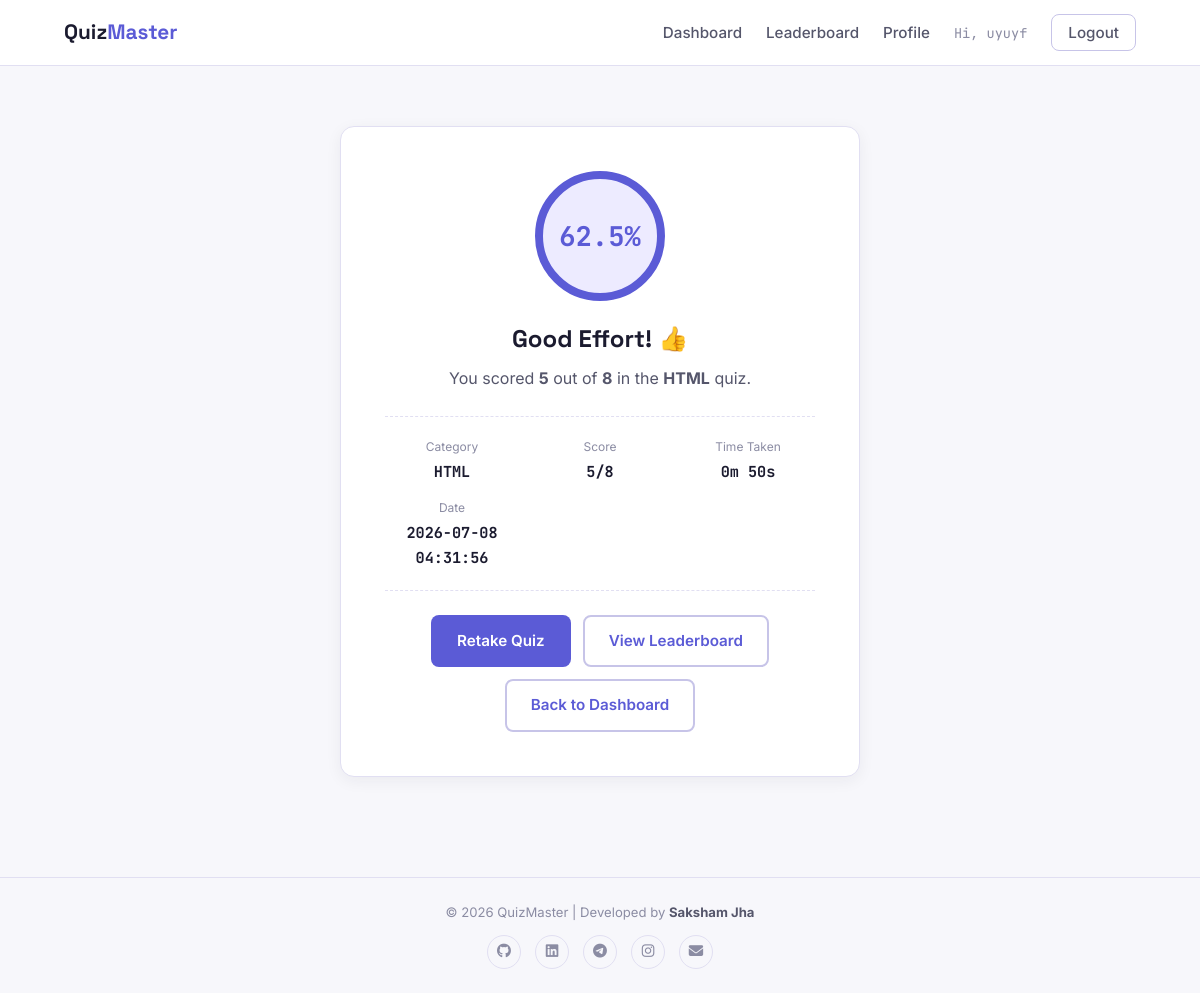
The app's page /result/1 (signed in) with its own data.
### tables this page shows
CREATE TABLE users (
            id INTEGER PRIMARY KEY AUTOINCREMENT,
            username TEXT UNIQUE NOT NULL,
            email TEXT UNIQUE NOT NULL,
            password_hash TEXT NOT NULL,
            is_admin INTEGER NOT NULL DEFAULT 0,
            created_at TEXT NOT NULL DEFAULT (datetime('now'))
        );

CREATE TABLE results (
            id INTEGER PRIMARY KEY AUTOINCREMENT,
            user_id INTEGER NOT NULL,
            category TEXT NOT NULL,
            score INTEGER NOT NULL,
            total_questions INTEGER NOT NULL,
            time_taken INTEGER NOT NULL DEFAULT 0,
            date_taken TEXT NOT NULL DEFAULT (datetime('now')),
            FOREIGN KEY (user_id) REFERENCES users (id) ON DELETE CASCADE
        );

### app.py (the view)
@app.route("/result/<int:result_id>")
@login_required
def result(result_id):
    row = models.get_result_by_id(result_id)
    if not row or row["user_id"] != session["user_id"]:
        flash("Result not found.", "error")
        return redirect(url_for("dashboard"))
    percent = round((row["score"] / row["total_questions"]) * 100, 1) if row["total_questions"] else 0
    return render_template("result.html", result=row, percent=percent)

### app.py (called while the page is built)
def login_required(view):
    @functools.wraps(view)
    def wrapped(*args, **kwargs):
        if "user_id" not in session:
            flash("Please log in to continue.", "error")
            return redirect(url_for("login"))
        return view(*args, **kwargs)
    return wrapped

def current_user():
    if "user_id" in session:
        return models.get_user_by_id(session["user_id"])
    return None

@app.context_processor
def inject_user():
    return {"logged_in_user": current_user(), "categories_list": CATEGORIES}

### database.py (called while the page is built)
def get_db_connection():
    conn = sqlite3.connect(DB_NAME)
    conn.row_factory = sqlite3.Row
    conn.execute("PRAGMA foreign_keys = ON")
    return conn

### models.py (called while the page is built)
def get_user_by_id(user_id):
    conn = get_db_connection()
    user = conn.execute(
        "SELECT * FROM users WHERE id = ?", (user_id,)
    ).fetchone()
    conn.close()
    return user

def get_result_by_id(result_id):
    conn = get_db_connection()
    row = conn.execute(
        "SELECT results.*, users.username FROM results "
        "JOIN users ON users.id = results.user_id WHERE results.id = ?",
        (result_id,),
    ).fetchone()
    conn.close()
    return row

### templates/result.html (shortened to what this page needs)
{% extends "base.html" %}
{% block content %}
<section class="result-section">
    <div class="result-card">
        <div class="result-ring
            {% if percent >= 80 %}ring-great
            {% elif percent >= 50 %}ring-good
            {% else %}ring-low{% endif %}">
            <span>{{ percent }}%</span>
        </div>
        <h1>
            {% if percent >= 80 %}Excellent Work! 🎉
            {% elif percent >= 50 %}Good Effort! 👍
            {% else %}Keep Practicing! 💪
            {% endif %}
        </h1>
        <p class="result-summary">
            You scored <strong>{{ result.score }}</strong> out of
            <strong>{{ result.total_questions }}</strong> in the
            <strong>{{ result.category }}</strong> quiz.
        </p>
        <div class="result-meta">
            <div><span>Category</span><strong>{{ result.category }}</strong></div>
            <div><span>Score</span><strong>{{ result.score }}/{{ result.total_questions }}</strong></div>
            <div><span>Time Taken</span><strong>{{ (result.time_taken // 60) }}m {{ (result.time_taken % 60) }}s</strong></div>
            <div><span>Date</span><strong>{{ result.date_taken }}</strong></div>
        </div>
        <div class="result-actions">
            <a href="{{ url_for('quiz', category=result.category) }}" class="btn btn-primary">Retake Quiz</a>
            <a href="{{ url_for('leaderboard') }}?category={{ result.category }}" class="btn btn-outline">View Leaderboard</a>
            <a href="{{ url_for('dashboard') }}" class="btn btn-outline">Back to Dashboard</a>
        </div>
    </div>
</section>
{% endblock %}

### templates/base.html (shortened to what this page needs)
<!DOCTYPE html>
<html lang="en">
<head>
<link rel="stylesheet" href="https://cdnjs.cloudflare.com/ajax/libs/font-awesome/6.6.0/css/all.min.css">
<link rel="stylesheet" href="{{ url_for('static', filename='css/style.css') }}">
</head>
<body>
<nav class="navbar">
    <div class="nav-container">
        <a href="{{ url_for('index') }}" class="brand">Quiz<span>Master</span></a>
        <ul class="nav-links" id="navLinks">
            {% if logged_in_user %}
                {% if logged_in_user.is_admin %}
                    <li><a href="{{ url_for('admin_dashboard') }}">Admin Panel</a></li>
                {% else %}
                    <li><a href="{{ url_for('dashboard') }}">Dashboard</a></li>
                    <li><a href="{{ url_for('leaderboard') }}">Leaderboard</a></li>
                    <li><a href="{{ url_for('profile') }}">Profile</a></li>
                {% endif %}
                <li><span class="nav-user">Hi, {{ logged_in_user.username }}</span></li>
                <li><a href="{{ url_for('logout') }}" class="btn-nav-logout">Logout</a></li>
            {% else %}
                <li><a href="{{ url_for('login') }}">Login</a></li>
                <li><a href="{{ url_for('register') }}" class="btn-nav-cta">Sign Up</a></li>
            {% endif %}
        </ul>
    </div>
</nav>
<main class="page-content">
    {% block content %}{% endblock %}
</main>
<footer class="site-footer">
    <p>&copy; 2026 QuizMaster | Developed by <strong>Saksham Jha</strong></p>
    <div class="social-icons">
        <a href="https://github.com/Saksham9934" target="_blank" title="GitHub">
            <i class="fab fa-github"></i>
        </a>
        <a href="https://www.linkedin.com/in/saksham-jha-141623275/" target="_blank" title="LinkedIn">
            <i class="fab fa-linkedin"></i>
        </a>
        <a href="https://t.me/Saksham9934" target="_blank" title="Telegram">
            <i class="fab fa-telegram"></i>
        </a>
        <a href="https://www.instagram.com/sakshamjha3027/" target="_blank" title="Instagram">
            <i class="fab fa-instagram"></i>
        </a>
        <a href="mailto:sakshamjha3027@gmail.com" title="Email">
            <i class="fas fa-envelope"></i>
        </a>
    </div>
</footer>
</body>
</html>

### static/css/style.css (style rules this page uses)
:root { --bg: #F7F7FB; --surface: #FFFFFF; --surface-alt: #F0EFFB; --ink: #1B1B2F; --ink-soft: #55566B; --ink-faint: #8B8CA3; --primary: #5B5BD6; --primary-dark: #4444B0; --primary-light: #EDEBFF; --success: #1FAE7A; --success-light: #E4F7EE; --danger: #E4572E; --danger-light: #FCE8E1; --border: #E1DFF2; --border-strong: #C7C4E8; --font-display: 'Space Grotesk', 'Segoe UI', sans-serif; --font-body: 'Inter', 'Segoe UI', sans-serif; --font-mono: 'JetBrains Mono', 'Courier New', monospace; --radius: 14px; --radius-sm: 8px; --shadow: 0 4px 16px rgba(27, 27, 47, 0.06); --shadow-lift: 0 12px 32px rgba(27, 27, 47, 0.12); }
* { box-sizing: border-box; }
html { scroll-behavior: smooth; }
body { margin: 0; font-family: var(--font-body); background: var(--bg); color: var(--ink); line-height: 1.6; -webkit-font-smoothing: antialiased; }
h1, h2, h3, h4 { font-family: var(--font-display); color: var(--ink); margin: 0 0 0.5em; line-height: 1.2; }
p { margin: 0 0 1em; color: var(--ink-soft); }
a { color: var(--primary); text-decoration: none; }
.page-content { max-width: 1120px; margin: 0 auto; padding: 40px 24px 80px; min-height: 70vh; }
.btn { display: inline-flex; align-items: center; justify-content: center; gap: 8px; font-family: var(--font-body); font-weight: 600; font-size: 0.95rem; padding: 12px 24px; border-radius: var(--radius-sm); border: 2px solid transparent; cursor: pointer; transition: transform 0.15s ease, box-shadow 0.15s ease, background 0.15s ease; text-decoration: none; }
.btn-primary { background: var(--primary); color: #fff; }
.btn-outline { background: transparent; color: var(--primary); border-color: var(--border-strong); }
.navbar { background: var(--surface); border-bottom: 1px solid var(--border); position: sticky; top: 0; z-index: 50; }
.nav-container { max-width: 1120px; margin: 0 auto; padding: 16px 24px; display: flex; align-items: center; justify-content: space-between; }
.brand { font-family: var(--font-display); font-weight: 700; font-size: 1.3rem; color: var(--ink); }
.brand span { color: var(--primary); }
.nav-links { list-style: none; display: flex; align-items: center; gap: 24px; margin: 0; padding: 0; }
.nav-links a { color: var(--ink-soft); font-weight: 500; font-size: 0.95rem; }
.nav-user { font-family: var(--font-mono); font-size: 0.85rem; color: var(--ink-faint); }
.btn-nav-logout { border: 1px solid var(--border-strong); padding: 8px 16px; border-radius: var(--radius-sm); color: var(--ink-soft) !important; }
.result-section { display: flex; justify-content: center; padding: 20px 0; }
.result-card { background: var(--surface); border: 1px solid var(--border); border-radius: var(--radius); padding: 44px; text-align: center; max-width: 520px; width: 100%; box-shadow: var(--shadow); }
.result-ring { width: 130px; height: 130px; border-radius: 50%; display: flex; align-items: center; justify-content: center; margin: 0 auto 24px; font-family: var(--font-mono); font-size: 1.7rem; font-weight: 700; border: 8px solid; }
.ring-good { border-color: var(--primary); color: var(--primary); background: var(--primary-light); }
.result-summary { font-size: 1rem; }
.result-meta { display: grid; grid-template-columns: repeat(auto-fit, minmax(110px, 1fr)); gap: 14px; margin: 24px 0; padding: 20px 0; border-top: 1px dashed var(--border); border-bottom: 1px dashed var(--border); }
.result-meta div { display: flex; flex-direction: column; gap: 4px; }
.result-meta span { font-size: 0.75rem; color: var(--ink-faint); }
.result-meta strong { font-family: var(--font-mono); font-size: 0.95rem; }
.result-actions { display: flex; gap: 12px; flex-wrap: wrap; justify-content: center; margin-top: 10px; }
.site-footer { text-align: center; padding: 24px; color: var(--ink-faint); font-size: 0.82rem; border-top: 1px solid var(--border); }
.site-footer p { margin: 0 0 12px; color: inherit; }
.site-footer strong { color: var(--ink-soft); }
.social-icons { display: flex; justify-content: center; gap: 14px; }
.social-icons a { width: 34px; height: 34px; display: flex; align-items: center; justify-content: center; border-radius: 50%; border: 1.5px solid var(--border); color: var(--ink-faint); font-size: 0.9rem; transition: all 0.15s ease; }

### records on screen
users: username "uyuyf"
results: score "5", total_questions "8", category "HTML", time_taken "0", (result.time_taken%60) "50", date_taken "2026-07-08 04:31:56"

### other values on screen
{{ percent }} "62.5"
